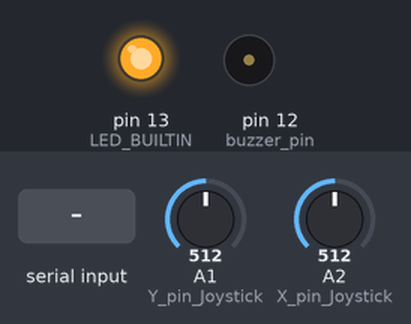
This sketch was run on a simulated Arduino Uno, built with avr-gcc and run on an emulated ATmega328P. On the bench: output pins drawn as LEDs (lit = HIGH), buzzer (waves = sounding, pin HIGH). The test bench sets the inputs (shaded band); at power-on: A1 (Y_pin_Joystick) = 512, A2 (X_pin_Joystick) = 512. What the sketch prints to the serial monitor is not drawn.

Above: at 1.2 s.
1.3 s: "E" received over Serial
At 1.32 s:
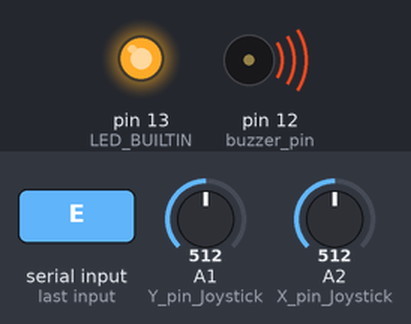
2.8 s: A1 (Y_pin_Joystick) set to 549
4.3 s: A1 (Y_pin_Joystick) set to 581
Timing chart, 0 to 7.3 s (numbered marks = the images above; inputs shaded):
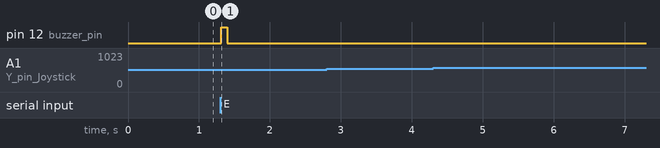

Measured:
- after the input at 1.3 s, pin 12 (buzzer_pin): LOW → HIGH at once, → LOW 0.09 s later
- after the input at 2.8 s, every drawn part: stays the same
- after the input at 4.3 s, every drawn part: stays the same

The sketch:

GamepadCode.ino
```cpp
/*
  Serial-WR

  Output hello to Serial
  Read input from Serial. If there is a 'E' detected, flip the LED

  yluo

*/
#define SW_pin 2
#define X_pin_Joystick A2
#define Y_pin_Joystick A1
#define X_max 1024
#define X_min 0
#define Y_min 0
#define Y_max 1024
#define tolerance 50
#define buzzer_pin 12

const int X_mid_left = ((X_max-X_min)/2) - tolerance;
const int X_mid_right = ((X_max-X_min)/2) + tolerance;
const int Y_mid_up = ((Y_max-Y_min)/2) + tolerance;
const int Y_mid_down =((Y_max-Y_min)/2) - tolerance;

// LED status
int led_status = HIGH;
int incomingByte = 0;

// the setup routine runs once when you press reset:
void setup() {
  pinMode(SW_pin, INPUT);
  digitalWrite(SW_pin, HIGH);
  // initialize serial communication at 9600 bits per second:
  Serial.begin(9600);
  // initialize digital pin LED_BUILTIN as an output.
  pinMode(LED_BUILTIN, OUTPUT);
  digitalWrite(LED_BUILTIN, HIGH);
  pinMode(buzzer_pin, OUTPUT);   // turn the LED on (HIGH is the voltage level)
  led_status = HIGH;
}

// the loop routine runs over and over again forever:
void loop() {
  // read from the Serial port:
  if (Serial.available() == 0) {
    //X outputs
    if (analogRead(X_pin_Joystick) < X_mid_left) {
      Serial.println("A"); // left
    }
    if (analogRead(X_pin_Joystick) > X_mid_right) {
      Serial.println("D"); // right
    }

    //Y outputs
    if (analogRead(Y_pin_Joystick) < Y_mid_down) {
      Serial.println("W"); // down
    }
    if (analogRead(Y_pin_Joystick) > Y_mid_up) {
      Serial.println("S"); // up
    }
  }
  if(Serial.read() == 'E' && Serial.available() == 0) {
    digitalWrite(buzzer_pin, HIGH);
    delay(35);
  }
  else{
    digitalWrite(buzzer_pin, LOW);
  }
    delay(50);
}
```
